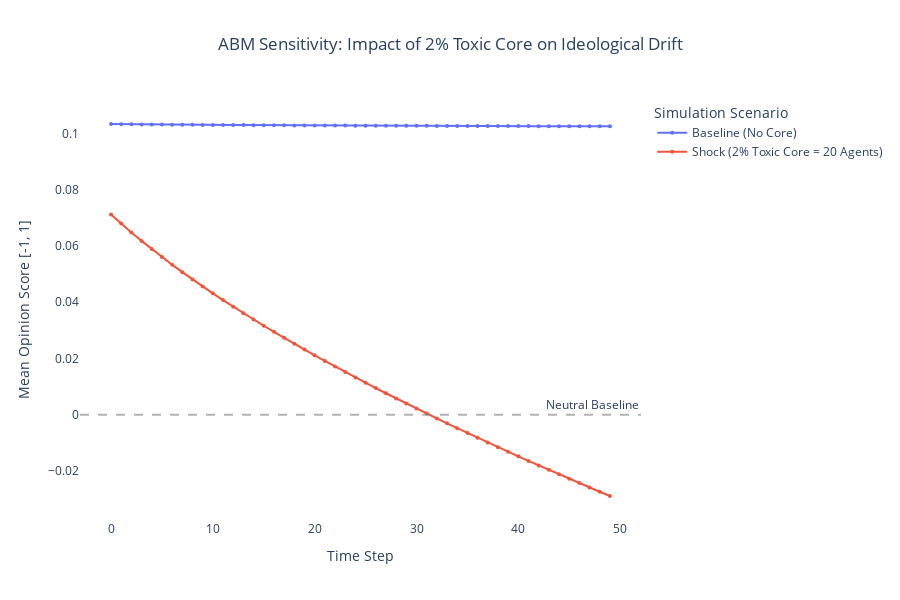

Notebook code cell kept with this figure:
### Code cell
fig = px.line(
    df_comparison,
    x='Step',
    y='mean_opinion',
    color='Scenario',
    title='ABM Sensitivity: Impact of 2% Toxic Core on Ideological Drift',
    labels={'mean_opinion': 'Mean Opinion Score [-1, 1]', 'Step': 'Time Step'},
    height=600
)

fig.add_hline(y=0, line_dash="dash", line_color="grey", opacity=0.6, annotation_text="Neutral Baseline")

fig.update_layout(
    title_x=0.5,
    legend_title='Simulation Scenario',
    plot_bgcolor='white'
)

fig.update_traces(mode='lines+markers', marker_size=4)

fig.show()

### Figure 1 — Plotly figure (JSON) as saved in the notebook; plotly's stock layout.template omitted (floating-point values rounded to 4 significant figures)
{"data": [{"hovertemplate": "Scenario=Baseline (No Core)<br>Time Step=%{x}<br>Mean Opinion Score [-1, 1]=%{y}<extra></extra>", "legendgroup": "Baseline (No Core)", "line": {"color": "#636efa", "dash": "solid"}, "marker": {"size": 4, "symbol": "circle"}, "mode": "lines+markers", "name": "Baseline (No Core)", "orientation": "v", "showlegend": true, "type": "scatter", "x": [0, 1, 2, 3, 4, 5, 6, 7, 8, 9, 10, 11, 12, 13, 14, 15, 16, 17, 18, 19, 20, 21, 22, 23, 24, 25, 26, 27, 28, 29, 30, 31, 32, 33, 34, 35, 36, 37, 38, 39, 40, 41, 42, 43, 44, 45, 46, 47, 48, 49], "xaxis": "x", "y": [0.1033, 0.1033, 0.1032, 0.1032, 0.1032, 0.1031, 0.1031, 0.1031, 0.1031, 0.103, 0.103, 0.103, 0.103, 0.1029, 0.1029, 0.1029, 0.1029, 0.1029, 0.1029, 0.1028, 0.1028, 0.1028, 0.1028, 0.1028, 0.1028, 0.1027, 0.1027, 0.1027, 0.1027, 0.1027, 0.1027, 0.1027, 0.1027, 0.1027, 0.1026, 0.1026, 0.1026, 0.1026, 0.1026, 0.1026, 0.1026, 0.1026, 0.1026, 0.1026, 0.1026, 0.1026, 0.1026, 0.1025, 0.1025, 0.1025], "yaxis": "y"}, {"hovertemplate": "Scenario=Shock (2% Toxic Core = 20 Agents)<br>Time Step=%{x}<br>Mean Opinion Score [-1, 1]=%{y}<extra></extra>", "legendgroup": "Shock (2% Toxic Core = 20 Agents)", "line": {"color": "#EF553B", "dash": "solid"}, "marker": {"size": 4, "symbol": "circle"}, "mode": "lines+markers", "name": "Shock (2% Toxic Core = 20 Agents)", "orientation": "v", "showlegend": true, "type": "scatter", "x": [0, 1, 2, 3, 4, 5, 6, 7, 8, 9, 10, 11, 12, 13, 14, 15, 16, 17, 18, 19, 20, 21, 22, 23, 24, 25, 26, 27, 28, 29, 30, 31, 32, 33, 34, 35, 36, 37, 38, 39, 40, 41, 42, 43, 44, 45, 46, 47, 48, 49], "xaxis": "x", "y": [0.0712, 0.06793, 0.0648, 0.06178, 0.05887, 0.05606, 0.05333, 0.05068, 0.0481, 0.04558, 0.04313, 0.04073, 0.03839, 0.03609, 0.03384, 0.03162, 0.02945, 0.02732, 0.02522, 0.02315, 0.02111, 0.01911, 0.01713, 0.01518, 0.01325, 0.01135, 0.009475, 0.00762, 0.005786, 0.003973, 0.002179, 0.0004052, -0.001351, -0.003089, -0.00481, -0.006514, -0.008203, -0.009876, -0.01153, -0.01318, -0.01481, -0.01642, -0.01803, -0.01962, -0.02119, -0.02276, -0.02431, -0.02586, -0.02739, -0.02891], "yaxis": "y"}], "layout": {"annotations": [{"showarrow": false, "text": "Neutral Baseline", "x": 1, "xanchor": "right", "xref": "x domain", "y": 0, "yanchor": "bottom", "yref": "y"}], "height": 600, "legend": {"title": {"text": "Simulation Scenario"}, "tracegroupgap": 0}, "plot_bgcolor": "white", "shapes": [{"line": {"color": "grey", "dash": "dash"}, "opacity": 0.6, "type": "line", "x0": 0, "x1": 1, "xref": "x domain", "y0": 0, "y1": 0, "yref": "y"}], "title": {"text": "ABM Sensitivity: Impact of 2% Toxic Core on Ideological Drift", "x": 0.5}, "xaxis": {"anchor": "y", "domain": [0, 1], "title": {"text": "Time Step"}}, "yaxis": {"anchor": "x", "domain": [0, 1], "title": {"text": "Mean Opinion Score [-1, 1]"}}}}
